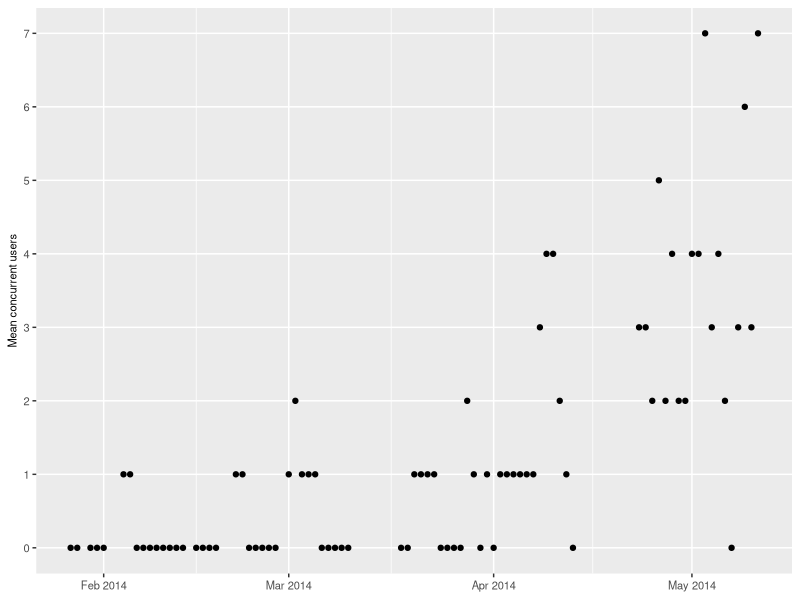

Source code (R):
library(ggplot2)
library(scales)
colClasses <- c(date="Date")
data <- read.csv("clients-meek.csv", colClasses=colClasses)

# Fill in missing dates with NA.
# https://stackoverflow.com/questions/6058677/how-to-create-na-for-missing-data-in-a-time-series/6059113#6059113
daterange <- seq(min(data$date), max(data$date), "1 day")
data <- data.frame(date=daterange, clients=data$clients[match(daterange, data$date)])
p <- ggplot(data, aes(x=date, y=clients))
# p <- p + geom_vline(xintercept=as.numeric(as.Date(c("2014-02-18", "2014-04-11", "2014-04-18", "2014-04-25", "2014-05-07", "2014-05-08"))), color="red")
p <- p + geom_point() + ylab("Mean concurrent users") + scale_x_date(labels=date_format("%b %Y")) + scale_y_continuous(breaks=0:10, minor_breaks=NULL) + theme(axis.text=element_text(size=8), axis.title=element_text(size=8), axis.title.x=element_blank())
ggsave("clients-meek.pdf", width=5, height=2, units="in")

# 2014-02-18 [tor-qa] Please test experimental bundles with meek transport (3.5.2.1-meek-1)
# https://lists.torproject.org/pipermail/tor-qa/2014-February/000340.html
# 2014-04-11 [tor-qa] 3.5.4-meek-1 (meek bundles with browser TLS camouflage)
# https://lists.torproject.org/pipermail/tor-qa/2014-April/000390.html
# 2014-04-18 [tor-dev] Please try 3.5.4-meek-1 bundles (covert HTTPS pluggable transport)
# https://lists.torproject.org/pipermail/tor-dev/2014-April/006718.html
# 2014-04-25 [tor-dev] Q&A for meek pluggable transport tomorrow, 25 April, 18:30 UTC, #tor-dev
# https://lists.torproject.org/pipermail/tor-dev/2014-April/006763.html
# 2014-05-07 tor1 decommissioning
# 2014-05-08 [tor-qa] 3.6.1-meek-1 bundles
# https://lists.torproject.org/pipermail/tor-qa/2014-May/000410.html
